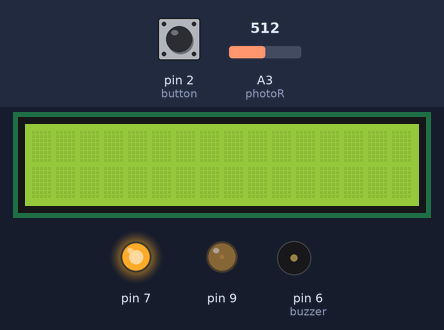
Recording of a sketch running on a simulated Arduino Uno, built with avr-gcc and run on an emulated ATmega328P. Parts: 16×2 character LCD, output pins drawn as LEDs (lit = HIGH), buzzer (waves = sounding). The test bench sets the inputs (shaded band); at power-on: A3 (photoR) = 512, pin 2 (button) LOW.

Above: at 1.2 s.
1.3 s: A3 (photoR) set to 786
2.8 s: A3 (photoR) set to 808
At 5.3 s:
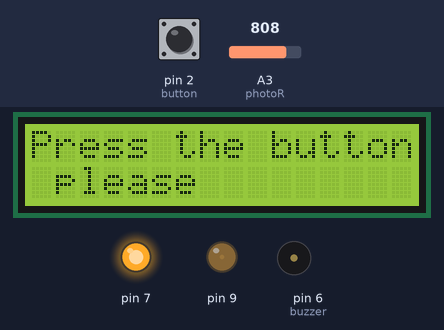
At 8.1 s:
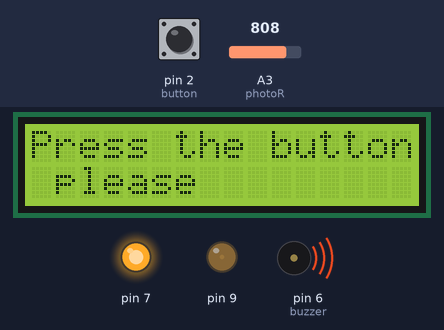
Timing chart, 0 to 11.8 s (numbered marks = the images above; inputs shaded):
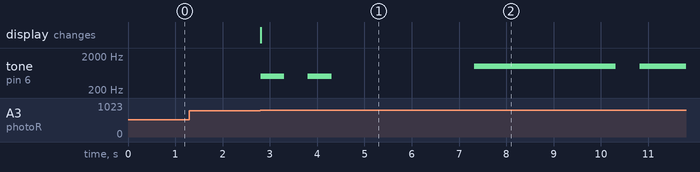

Measured:
- the behaviour switches between 799 and 800 on A3 (photoR) (found by bisection; images 0 and 1)
- after the input at 1.3 s, every drawn part: stays the same
- after the input at 2.8 s, tone on pin 6 (buzzer): plays 500 Hz for 0.50 s, 500 Hz for 0.50 s, 1000 Hz for 3.0 s, 1000 Hz for 0.98 s, starting at once; the display: changes at once (image 1)

The sketch:

sketch_jan02a.ino
```cpp
//Library by David Mellis, Limor Fried, and Tom Igoe
#include <LiquidCrystal.h>
LiquidCrystal lcd(4, 5, 10, 11, 12, 13);
#define buzzer 6

//int buzzer = 6; //piezo
int photoR = 3; //photoRezistor
int button = 2; //knopka
boolean check = false;

void setup()
{
  pinMode(buzzer, OUTPUT);
 // pinMode(photoR, INPUT);
  pinMode(button, INPUT);
  pinMode(7, OUTPUT);
 //
 lcd.begin(16, 2);
    pinMode(9, OUTPUT);
  analogWrite(9, 10);
  digitalWrite(7, HIGH);
}

void loop()
{

  if(analogRead(photoR)>=800)
  {
    lcd.clear();
    digitalWrite(7, HIGH);
    lcd.setCursor(0, 0);
    lcd.print("Press the button");
    lcd.setCursor(1, 5);
    lcd.print("please");
//
    tone(buzzer, 500);
    delay(500);
    noTone(buzzer);
    delay(500);
    tone(buzzer, 500);
    delay(500);
    noTone(buzzer);
//
    for(int i=0; i<=300; i++){
      if (check == true) break;
    check = false;
    if(digitalRead(button) == HIGH)  check = true;
    delay(10);
    }//for
//
    if (check == false){
     while(digitalRead(button) == LOW){     tone(buzzer, 1000); delay(3000); noTone(buzzer);  delay(500); }
    }
//
    check = false;
    lcd.clear();
    lcd.setCursor(0, 4);
    lcd.write("Thank you!");
    delay(3000);
    digitalWrite(7, LOW);
    delay(177000);
  }//photoR
}
```
